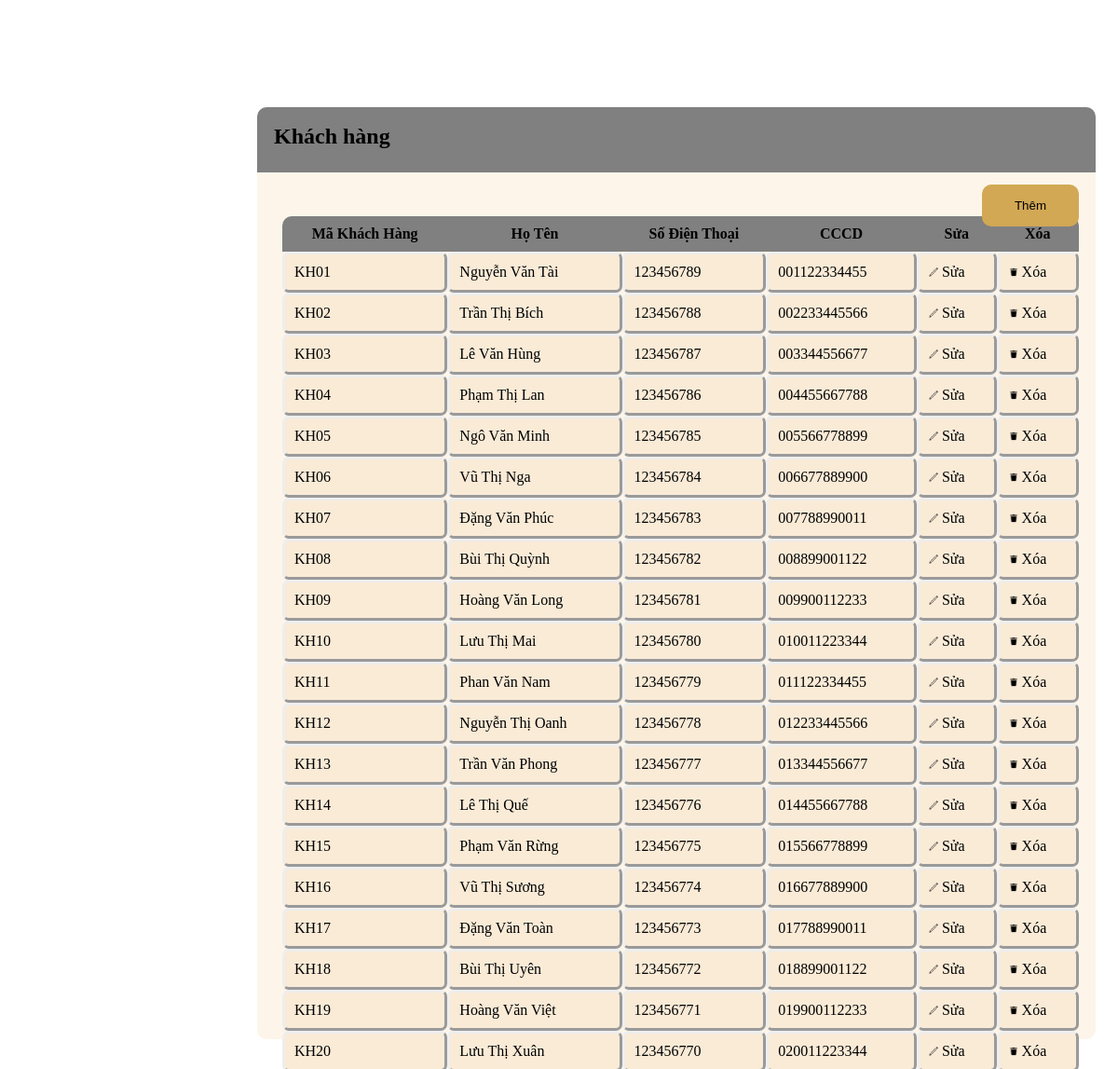
Page /quantri/admin/admin_khachhang.php on the committed database.
### tables this page shows
CREATE TABLE KHACHHANG(
MA_KH varchar(10) PRIMARY KEY NOT NULL,
HOTEN varchar(50) NOT NULL,
SDT INT(10),
CCCD varchar(12)
);

### quantri/admin/admin_khachhang.php (the view, shortened to what this page needs)
<?php
$link=new mysqli("localhost", "root","","khachsan");
$sql="select * from KHACHHANG";
$result=$link->query($sql);
?>
<div class="layout_danhmuc">
    <div class="danhmuc"><h2 style="margin: 2% 0 0 2%"> Khách hàng </h2>
      <a href="index_menu_admin.php?pid=36"><button>Thêm</button></a>
<table>
    <tr>
        <th style="border-radius: 10px 0 0 0"> Mã Khách Hàng </th>
        <th> Họ Tên </th>
        <th> Số Điện Thoại </th>
        <th> CCCD </th>
        <th> Sửa </th>
        <th style="border-radius: 0 10px 0 0">Xóa</th>
</tr>
<?php
while ($row=$result->fetch_assoc())
{
 ?>
<tr>
    <td> <?php echo $row["MA_KH"];?></td>
    <td> <?php echo $row["HOTEN"];?></td>
    <td> <?php echo $row["SDT"];?></td>
    <td> <?php echo $row["CCCD"];?></td>
    <td><a href="index_menu_admin.php?pid=49&&MA_KH=<?php echo $row['MA_KH']; ?>"><img src="../img/icon/edit.png"  width="10px" height="10px"> Sửa</a></td>
    <td><a onclick="return confirm('Bạn có chắc chắn muốn xóa?');" href="control/ctrl_xoa_khachhang.php?MA_KH=<?php echo $row['MA_KH']; ?>"><img src="../img/icon/delete.png" width="10px" height="10px"> Xóa</a></td>
<tr>
<?php
 }
?>
</table>

### quantri/admin/admin_khachhang.php (style rules this page uses)
.layout_danhmuc { width: 75%; position: absolute; background-color: rgb(253, 245, 233); top:10%; right:2%; height: 1000px; border-radius: 10px; }
.danhmuc { width: 100%; height: 70px; background-color: gray; border-radius: 10px 10px 0 0; position: absolute; top:0px; }
button { padding: 15px 35px; position: absolute; right: 2%; top: 83px; border: none; background-color: rgb(210, 168, 84); border-radius: 10px; cursor: pointer; }
table { width: 95%; margin: 8% 10% 0 3%; border-radius: 10px; border-spacing: 0; border-collapse: separate; top:10px; }
th { background-color: gray; padding: 10px }
td { background-color:antiquewhite; border-style:outset; padding: 10px; border-radius: 7px; }
a { text-decoration: none; color: black; }

### rows in the picture
khachhang: MA_KH "KH01", HOTEN "Nguyễn Văn Tài", SDT "123456789", CCCD "001122334455"
khachhang: MA_KH "KH02", HOTEN "Trần Thị Bích", SDT "123456788", CCCD "002233445566"
khachhang: MA_KH "KH03", HOTEN "Lê Văn Hùng", SDT "123456787", CCCD "003344556677"
khachhang: MA_KH "KH04", HOTEN "Phạm Thị Lan", SDT "123456786", CCCD "004455667788"
khachhang: MA_KH "KH05", HOTEN "Ngô Văn Minh", SDT "123456785", CCCD "005566778899"
khachhang: MA_KH "KH06", HOTEN "Vũ Thị Nga", SDT "123456784", CCCD "006677889900"
khachhang: MA_KH "KH07", HOTEN "Đặng Văn Phúc", SDT "123456783", CCCD "007788990011"
khachhang: MA_KH "KH08", HOTEN "Bùi Thị Quỳnh", SDT "123456782", CCCD "008899001122"
khachhang: MA_KH "KH09", HOTEN "Hoàng Văn Long", SDT "123456781", CCCD "009900112233"
khachhang: MA_KH "KH10", HOTEN "Lưu Thị Mai", SDT "123456780", CCCD "010011223344"
khachhang: MA_KH "KH11", HOTEN "Phan Văn Nam", SDT "123456779", CCCD "011122334455"
khachhang: MA_KH "KH12", HOTEN "Nguyễn Thị Oanh", SDT "123456778", CCCD "012233445566"
khachhang: MA_KH "KH13", HOTEN "Trần Văn Phong", SDT "123456777", CCCD "013344556677"
khachhang: MA_KH "KH14", HOTEN "Lê Thị Quế", SDT "123456776", CCCD "014455667788"
khachhang: MA_KH "KH15", HOTEN "Phạm Văn Rừng", SDT "123456775", CCCD "015566778899"
khachhang: MA_KH "KH16", HOTEN "Vũ Thị Sương", SDT "123456774", CCCD "016677889900"
khachhang: MA_KH "KH17", HOTEN "Đặng Văn Toàn", SDT "123456773", CCCD "017788990011"
khachhang: MA_KH "KH18", HOTEN "Bùi Thị Uyên", SDT "123456772", CCCD "018899001122"
khachhang: MA_KH "KH19", HOTEN "Hoàng Văn Việt", SDT "123456771", CCCD "019900112233"
khachhang: MA_KH "KH20", HOTEN "Lưu Thị Xuân", SDT "123456770", CCCD "020011223344"
